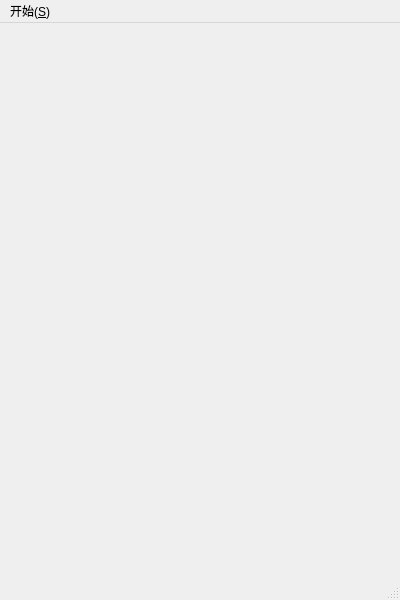
<?xml version="1.0" encoding="UTF-8"?>
<ui version="4.0">
 <class>PlayScene</class>
 <widget class="QMainWindow" name="PlayScene">
  <property name="geometry">
   <rect>
    <x>0</x>
    <y>0</y>
    <width>400</width>
    <height>600</height>
   </rect>
  </property>
  <property name="minimumSize">
   <size>
    <width>400</width>
    <height>600</height>
   </size>
  </property>
  <property name="maximumSize">
   <size>
    <width>400</width>
    <height>600</height>
   </size>
  </property>
  <property name="windowTitle">
   <string>翻金币</string>
  </property>
  <property name="windowIcon">
   <iconset resource="res.qrc">
    <normaloff>:/res/Coin0001.png</normaloff>:/res/Coin0001.png</iconset>
  </property>
  <widget class="QWidget" name="centralwidget"/>
  <widget class="QMenuBar" name="menubar">
   <property name="geometry">
    <rect>
     <x>0</x>
     <y>0</y>
     <width>400</width>
     <height>23</height>
    </rect>
   </property>
   <widget class="QMenu" name="menu_S">
    <property name="title">
     <string>开始(&amp;S)</string>
    </property>
    <addaction name="actionquit"/>
   </widget>
   <addaction name="menu_S"/>
  </widget>
  <widget class="QStatusBar" name="statusbar"/>
  <action name="actionquit">
   <property name="text">
    <string>退出(&amp;X)</string>
   </property>
   <property name="shortcut">
    <string>Ctrl+X</string>
   </property>
  </action>
 </widget>
 <resources>
  <include location="res.qrc"/>
 </resources>
 <connections/>
</ui>
